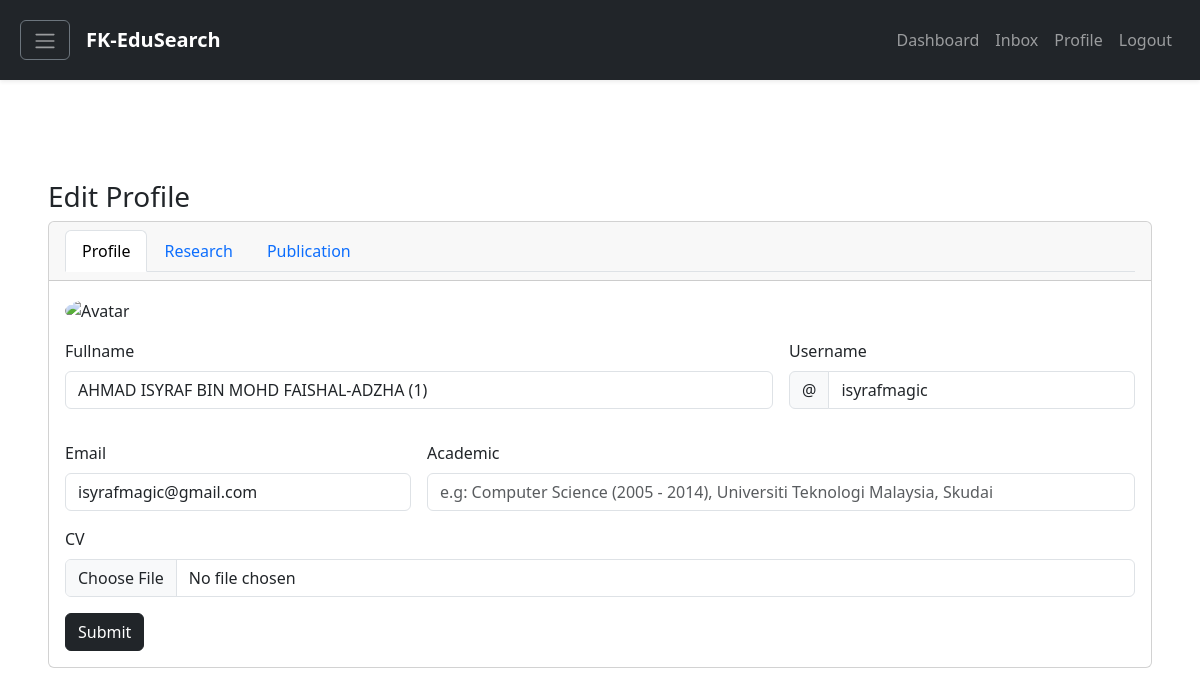
Before: /experteditprofile.php with the older database file.
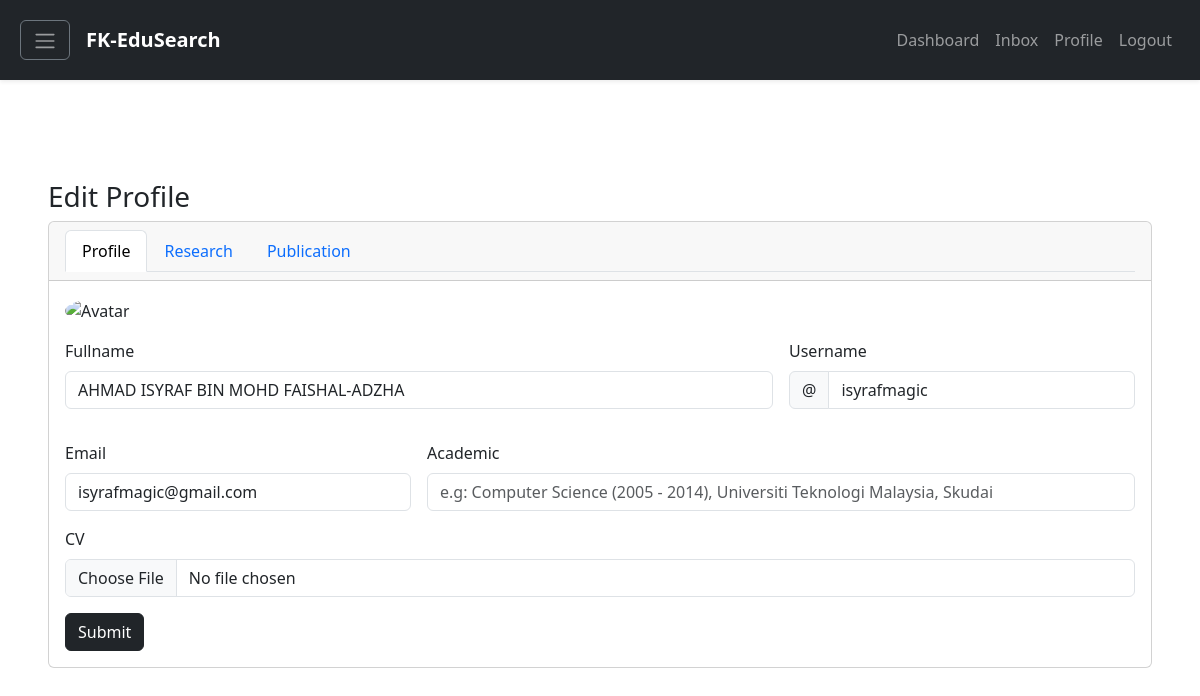
After: the same page with the newer database file.
### tables this page shows
CREATE TABLE `expert` (
  `expertid` int(11) NOT NULL,
  `expertFullName` varchar(60) NOT NULL,
  `expertEmail` varchar(60) NOT NULL,
  `expertPassword` varchar(60) NOT NULL,
  `expertUsername` varchar(60) NOT NULL,
  `researchAcademicStatus` varchar(60) DEFAULT NULL,
  `expertCV` varchar(60) DEFAULT NULL,
  `expertUpdateProfileStatus` varchar(60) DEFAULT NULL,
  `expertAccountStatus` varchar(60) DEFAULT NULL,
  `expertOnlineStatus` varchar(60) DEFAULT NULL
);

### classes/Expert.classes.php (called while the page is built, shortened)
<?php
class Expert extends Connection
{
    public function getExpertByEmail($email)
    {
        $connection = $this->getConnection();
        $query = "SELECT * FROM expert WHERE expertEmail = '$email'";
        $result = mysqli_query($connection, $query);
        if (!$result) {
            return false;
        } else {
            return $result;
        }
    }
}
?>

### classes/ExpertController.classes.php (called while the page is built, shortened)
<?php
class ExpertController extends Expert
{
    public function getExpertByEmailController($email)
    {
        return $this->getExpertByEmail($email);
    }
}
?>

### experteditprofile.php (the view, shortened to what the changed rows need)
<!DOCTYPE html>
<html lang="en">
<head>
    <link href="https://cdn.jsdelivr.net/npm/bootstrap@5.3.0-alpha3/dist/css/bootstrap.min.css" rel="stylesheet"
>
    <link href="https://maxcdn.bootstrapcdn.com/font-awesome/4.3.0/css/font-awesome.min.css" rel="stylesheet">
    <link rel="stylesheet" href="https://cdnjs.cloudflare.com/ajax/libs/animate.css/4.1.1/animate.min.css" />
</head>
<body>
    <?php include "components/navigation.php"; ?>
    <?php
    $expert = new ExpertController();
    $db_data = $expert->getExpertByEmailController("isyrafmagic@gmail.com");
    if ($db_data) {
        if ($db_data->num_rows > 0) {
            while ($row = $db_data->fetch_assoc()) {
                $fullname = $row['expertFullName'];
                $username = $row['expertUsername'];
                $email = $row['expertEmail'];
                $academic = $row['researchAcademicStatus'];
                $profileupdatestatus = $row['expertUpdateProfileStatus'];
            }
        }
    }
    ?>
    <div class="d-flex flex-column justify-content-center align-item-center vh-100 px-5">
        <div class="card text-left w-90 animate__animated animate__zoomIn">
            <div class="card-body">
                <form class="row g-3" action="" method="post">
                    <div class="col-md-8">
                        <label for="firstname" class="form-label">Fullname</label>
                        <input type="text" class="form-control" id="firstname" value="<?php echo $fullname ?>"
                            name="fullname" <?php echo $profileupdatestatus !== "Accepted"? "disabled" : NULL ?> >
                    </div>
                    <div class="col-md-4">
                        <div class="input-group mb-3">
                            <span class="input-group-text" id="basic-addon1">@</span>
                            <input type="text" class="form-control" id="username" placeholder="e.g: ali"
                                aria-label="Username" aria-describedby="basic-addon1" value="<?php echo $username ?>"
                                name="username" <?php echo $profileupdatestatus !== "Accepted"? "disabled" : NULL ?>>
                        </div>
                    </div>
                    <div class="col-md-4">
                        <label for="inputEmail" class="form-label">Email</label>
                        <input type="email" class="form-control" id="inputEmail" placeholder="e.g: ali@gmail.com"
                            value="<?php echo $email ?>" name="email" readonly <?php echo $profileupdatestatus !== "Accepted"? "disabled" : NULL ?>>
                    </div>
                    <div class="col-md-8">
                        <label for="inputAcademic1" class="form-label">Academic</label>
                        <input type="text" class="form-control" id="inputAcademic1"
                            placeholder="e.g: Computer Science (2005 - 2014), Universiti Teknologi Malaysia, Skudai"
                            name="academic" value="<?php echo $academic ? $academic : NULL ?>" <?php echo $profileupdatestatus !== "Accepted"? "disabled" : NULL ?>>
                    </div>
                    <div class="col-md-12">
                        <label for="inputCV" class="form-label">CV</label>
                        <input type="file" class="form-control" id="inputCV" aria-describedby="inputGroupFileAddon04"
                            aria-label="Upload" <?php echo $profileupdatestatus !== "Accepted"? "disabled" : NULL ?>>
                    </div>
                </form>
            </div>
        </div>
    </div>
</body>
</html>

Changed rows visible on the page:
changed expert "isyrafmagic": fullname "AHMAD ISYRAF BIN MOHD FAISHAL-ADZHA (1)" → "AHMAD ISYRAF BIN MOHD FAISHAL-ADZHA"
